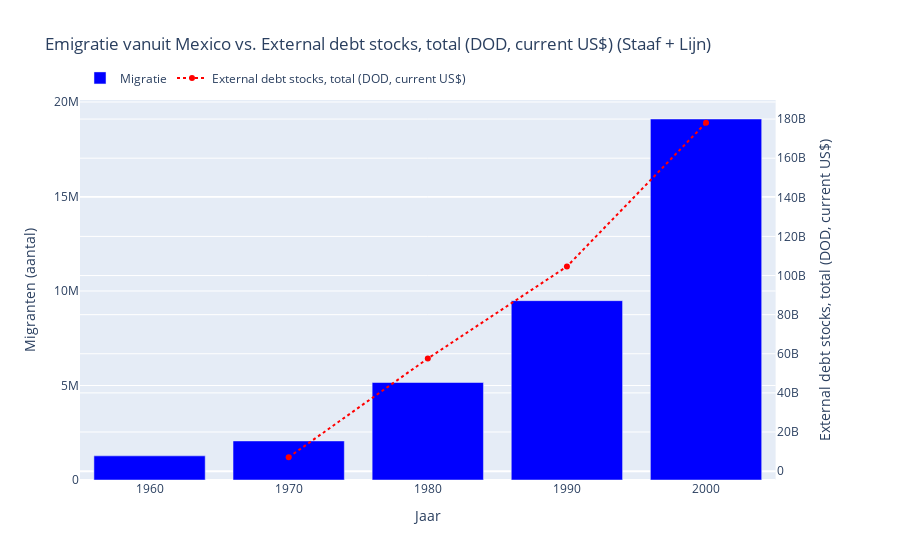

Notebook code for this chart:
### Markdown cell above
### Argument 1: Migratie en Leefomstandigheden, een Historische herhaling


Wereldwijde migratie is vaak geen vrije keuze maar een beslissing genomen uit nood. Oorlog en landelijk conflict spelen daar vaak een rol bij, maar is dit ook werkelijk zo. Ons perspectief wat wij willen onderzoeken en beargumenten heeft te maken met migratie uit nood door slechte levensomstandigheden. Met het perspectief “Migranten emigreren vooral uit hun eigen land omdat de levensomstandigheden in hun eigen land te slecht/gevaarlijk zijn om een normaal leven in te kunnen hebben.” gaan we samen met de twee centrale datasets van dit onderzoek kijken naar een verband tussen migratie en levensstandaarden.

Een historisch voorbeeld wat ons perspectief zou moeten beargumenteren is bijvoorbeeld de Mexicaanse pesos crisis in 1994 wat voor een grote toename tot migratie bracht(Solano & Massey, 2022). Een indicator die de oorzaken van de crisis blootlegt is de explosieve groei van Mexico’s externe schulden. Deze indicator is tegen de migratiecijfers van Mexico aangelegd en is te zien in het resultaat in de figuur hieronder.

### Code cell
migratie = pd.read_excel("P_Data_Extract_From_Global_Bilateral_Migration.xlsx")
wb_data = pd.read_excel("P_Data_Extract_From_World_Development_Indicators.xlsx")

land = "Mexico"
indicator = "External debt stocks, total (DOD, current US$)"

jaar_kolommen = [col for col in migratie.columns if col.startswith('19') or col.startswith('20')]
jaar_kolommen = sorted(jaar_kolommen, key=lambda x: int(x.split()[0]))
migratie_uit_land = migratie[migratie["Country Origin Name"] == land].copy()
for col in jaar_kolommen:
    migratie_uit_land[col] = pd.to_numeric(migratie_uit_land[col], errors='coerce')

totaal_migratie = migratie_uit_land[jaar_kolommen].sum()
df_migratie = totaal_migratie.reset_index()
df_migratie.columns = ['Jaar', 'Migranten']
df_migratie['Jaar'] = df_migratie['Jaar'].str.extract(r'(\d{4})')[0]
wb_row = wb_data[(wb_data["Country Name"] == land) & 
                 (wb_data["Series Name"] == indicator)].copy()
wb_jaar_kolommen = [col for col in wb_row.columns if col.startswith('19') or col.startswith('20')]
for col in wb_jaar_kolommen:
    wb_row[col] = pd.to_numeric(wb_row[col], errors='coerce')

df_indicator = wb_row[wb_jaar_kolommen].T.reset_index()
df_indicator.columns = ['Jaar', indicator]
df_indicator['Jaar'] = df_indicator['Jaar'].str.extract(r'(\d{4})')[0]
merged = pd.merge(df_migratie, df_indicator, on='Jaar', how='inner')
fig = make_subplots(specs=[[{"secondary_y": True}]])

fig.add_trace(
    go.Bar(
        x=merged['Jaar'],
        y=merged['Migranten'],
        name="Migratie",
        marker_color='blue',
        hovertemplate="Jaar: %{x}<br>Migranten: %{y:,}"
    ),
    secondary_y=False
)

fig.add_trace(
    go.Scatter(
        x=merged['Jaar'],
        y=merged[indicator],
        name=indicator,
        line=dict(color="red", dash="dot"),
        hovertemplate=f"Jaar: %{{x}}<br>{indicator}: %{{y:,.0f}}"
    ),
    secondary_y=True
)

fig.update_layout(
    title=f"Emigratie vanuit {land} vs. {indicator} (Staaf + Lijn)",
    xaxis_title="Jaar",
    hovermode="x unified",
    legend=dict(orientation="h", yanchor="bottom", y=1.02),
    height=600
)

fig.update_yaxes(title_text="Migranten (aantal)", secondary_y=False)
fig.update_yaxes(title_text=indicator, secondary_y=True)

fig.show()

### Figure 1 — Plotly figure (JSON) as saved in the notebook; plotly's stock layout.template omitted (floating-point values rounded to 4 significant figures)
{"data": [{"hovertemplate": "Jaar: %{x}<br>Migranten: %{y:,}", "marker": {"color": "blue"}, "name": "Migratie", "type": "bar", "x": ["1960", "1970", "1980", "1990", "2000"], "xaxis": "x", "y": [1277676, 2066899, 5158623, 9488909, 19101247], "yaxis": "y"}, {"hovertemplate": "Jaar: %{x}<br>External debt stocks, total (DOD, current US$): %{y:,.0f}", "line": {"color": "red", "dash": "dot"}, "name": "External debt stocks, total (DOD, current US$)", "type": "scatter", "x": ["1960", "1970", "1980", "1990", "2000"], "xaxis": "x", "y": [null, 7097000000.0, 57570000000.0, 104600000000.0, 178100000000.0], "yaxis": "y2"}], "layout": {"autosize": true, "hovermode": "x unified", "legend": {"orientation": "h", "x": 0, "y": 1.02, "yanchor": "bottom"}, "title": {"text": "Emigratie vanuit Mexico vs. External debt stocks, total (DOD, current US$) (Staaf + Lijn)"}, "xaxis": {"anchor": "y", "autorange": true, "domain": [0, 0.94], "range": [-0.5, 4.5], "title": {"text": "Jaar"}, "type": "category"}, "yaxis": {"anchor": "x", "autorange": true, "domain": [0, 1], "range": [0, 20110000.0], "title": {"text": "Migranten (aantal)"}, "type": "linear"}, "yaxis2": {"anchor": "x", "autorange": true, "overlaying": "y", "range": [-4327000000.0, 189500000000.0], "side": "right", "title": {"text": "External debt stocks, total (DOD, current US$)"}, "type": "linear"}}}
